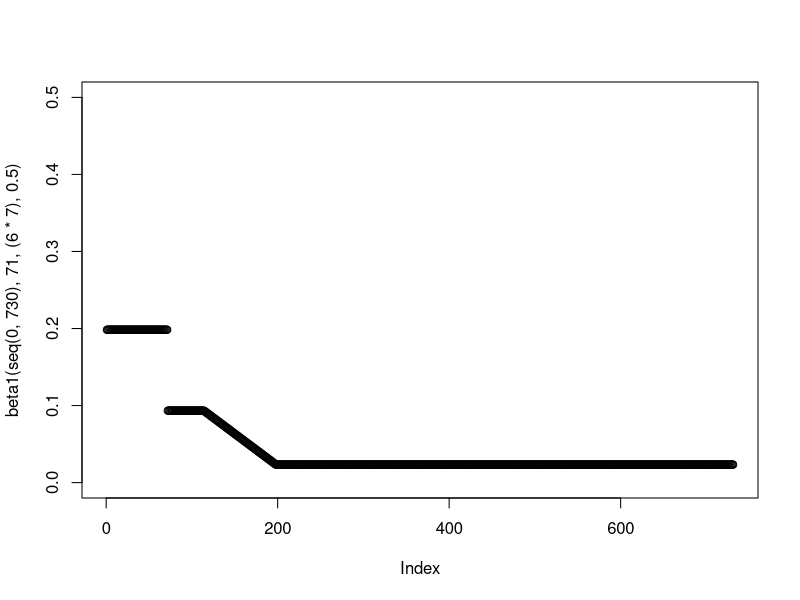
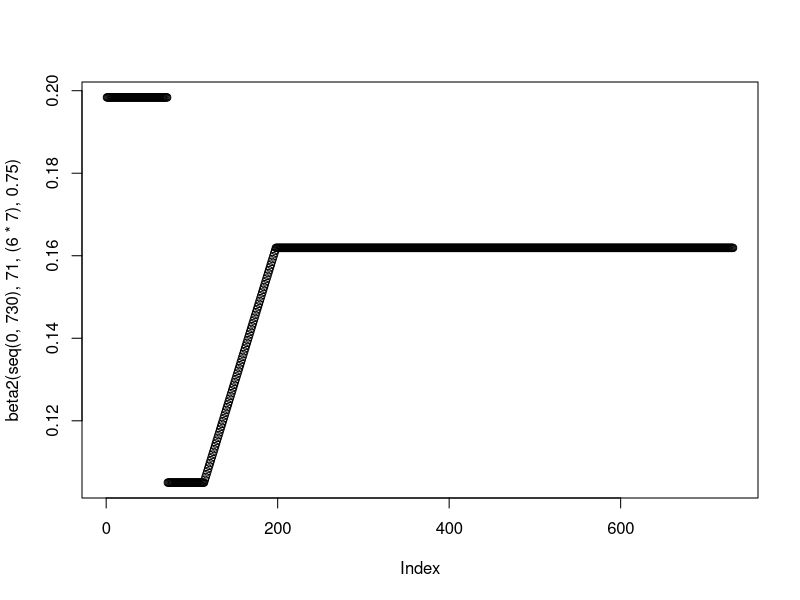
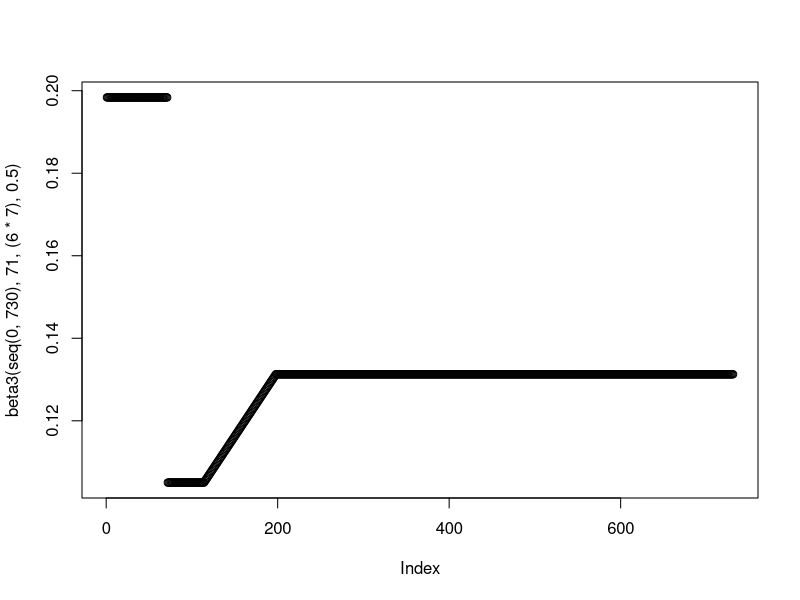
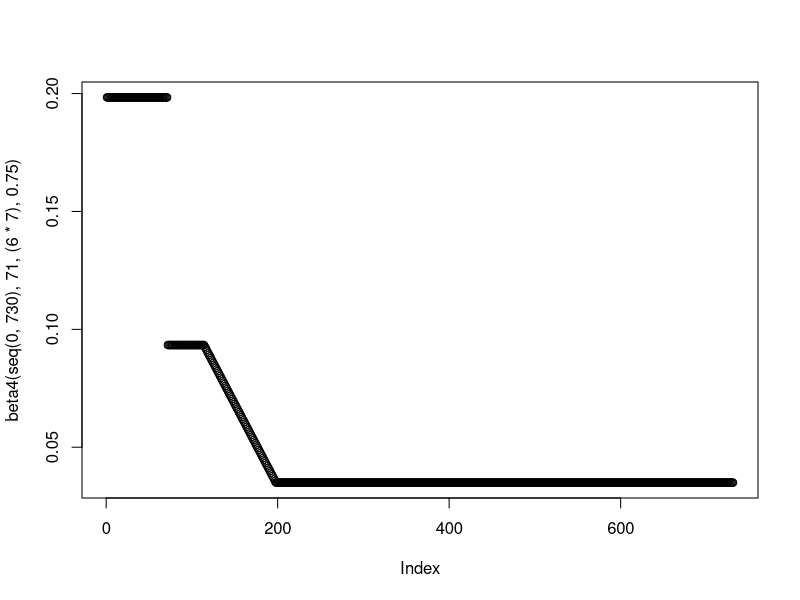

These figures' R source, in order:
setwd("C:/Users/amorg/Documents/PhD/nCoV Work/Figures/Enhanced Shielding/New") # This is where the plots Output
rm(list=ls())
library("deSolve"); library("ggplot2"); library("ggpubr"); library("reshape2"); library("dplyr"); library("Cairo")

#### Model Functions ####
#Function for the generation time/(1/gamma) parameter
GenTime <- function(T2, R0) {
  G = T2 * ((R0-1)/log(2))
  return(G)
}

#Function to model intervention - currently set at baseline - added additional functionality to it
beta1 <- function(time, tstart1, tdur, phase4) {
  gamma <- 1/(GenTime(3.3,2.8))
  beta1_2 <- 0.4*gamma*phase4
  betalin <- approxfun(x=c(tstart1+tdur, tstart1+tdur+(12*7)), y = c(0.8*(gamma), beta1_2), method="linear", rule  =2)
  ifelse((time >= tstart1 & time <= tstart1+tdur), #Phase 2
         0.8*(gamma),
         ifelse((time >= tstart1+tdur & time <= tstart1+tdur+(12*7)), #Phase 3
                betalin(time),
                ifelse((time >= tstart1+tdur+(12*7) & time <= 730),
                       beta1_2,
                       1.7*(gamma))))}

plot(beta1(seq(0,730), 71, (6*7), 0.5), ylim = c(0,0.5))

beta2 <- function(time, tstart1, tdur, phase4) {
  gamma <- 1/(GenTime(3.3,2.8))
  beta1_2 <- 1.85*gamma*phase4
  betalin <- approxfun(x=c(tstart1+tdur, tstart1+tdur+(12*7)), y = c(0.9*(gamma), beta1_2), method="linear", rule  =2)
  ifelse((time >= tstart1 & time <= tstart1+tdur), #Phase 2
         0.9*(gamma),
         ifelse((time >= tstart1+tdur & time <= tstart1+tdur+(12*7)), #Phase 3
                betalin(time),
                ifelse((time >= tstart1+tdur+(12*7) & time <= 730),
                       beta1_2,
                       1.7*(gamma))))}

plot(beta2(seq(0,730), 71, (6*7), 0.75))

beta3 <- function(time, tstart1, tdur, phase4) {
  gamma <- 1/(GenTime(3.3,2.8))
  beta1_2 <- 2.25*gamma*phase4
  betalin <- approxfun(x=c(tstart1+tdur, tstart1+tdur+(12*7)), y = c(0.9*(gamma), beta1_2), method="linear", rule  =2)
  ifelse((time >= tstart1 & time <= tstart1+tdur), #Phase 2
         0.9*(gamma),
         ifelse((time >= tstart1+tdur & time <= tstart1+tdur+(12*7)), #Phase 3
                betalin(time),
                ifelse((time >= tstart1+tdur+(12*7) & time <= 730),
                       beta1_2,
                       1.7*(gamma))))}

plot(beta3(seq(0,730), 71, (6*7), 0.5))

beta4 <- function(time,tstart1,tdur, phase4) {
  gamma <- 1/(GenTime(3.3,2.8))
  beta1_2 <- 0.4*gamma*phase4
  betalin <- approxfun(x=c(tstart1+tdur, tstart1+tdur+(12*7)), y = c(0.8*(gamma), beta1_2), method="linear", rule  =2)
  ifelse((time >= tstart1 & time <= tstart1+tdur), #Phase 2
         0.8*(gamma),
         ifelse((time >= tstart1+tdur & time <= tstart1+tdur+(12*7)), #Phase 3
                betalin(time),
                ifelse((time >= tstart1+tdur+(12*7) & time <= 730),
                       beta1_2,
                       1.7*(gamma))))}

plot(beta4(seq(0,730), 71, (6*7), 0.75))

#Function for Shielded/non-Shielded Pop
SIRS <- function(time, state, parameters) {
  with(as.list(c(state, parameters)), {
    beta1 <- beta1(time,tstart1,tdur, phase4)
    beta2 <- beta2(time,tstart1,tdur, phase4)
    beta3 <- beta3(time,tstart1,tdur, phase4)
    beta4 <- beta4(time,tstart1,tdur, phase4)
    
    dSv = - beta1*Iv*Sv - beta1*Is*Sv - beta4*Ir1*Sv - beta4*Ir2*Sv - beta4*Ir3*Sv + zeta*Rv
    dSs = - beta1*Iv*Ss - beta1*Is*Ss - beta2*Ir1*Ss - beta2*Ir2*Ss - beta2*Ir3*Ss + zeta*Rs
    dSr1 = - beta4*Iv*Sr1 - beta2*Is*Sr1 - beta3*Ir1*Sr1 - beta3*Ir2*Sr1 - beta3*Ir3*Sr1 + zeta*Rr1
    dSr2 = - beta4*Iv*Sr2 - beta2*Is*Sr2 - beta3*Ir1*Sr2 - beta3*Ir2*Sr2 - beta3*Ir3*Sr2 + zeta*Rr2
    dSr3 = - beta4*Iv*Sr3 - beta2*Is*Sr3 - beta3*Ir1*Sr3 - beta3*Ir2*Sr3 - beta3*Ir3*Sr3 + zeta*Rr3
    
    dIv = beta1*Iv*Sv + beta1*Is*Sv + beta4*Ir1*Sv + beta4*Ir2*Sv + beta4*Ir3*Sv - gamma*Iv
    dIs = beta1*Iv*Ss + beta1*Is*Ss + beta2*Ir1*Ss + beta2*Ir2*Ss + beta2*Ir3*Ss - gamma*Is
    dIr1 = beta4*Iv*Sr1 + beta2*Is*Sr1 + beta3*Ir1*Sr1 + beta3*Ir2*Sr1 + beta3*Ir3*Sr1 - gamma*Ir1
    dIr2 = beta4*Iv*Sr2 + beta2*Is*Sr2 + beta3*Ir1*Sr2 + beta3*Ir2*Sr2 + beta3*Ir3*Sr2 - gamma*Ir2
    dIr3 = beta4*Iv*Sr3 + beta2*Is*Sr3 + beta3*Ir1*Sr3 + beta3*Ir2*Sr3 + beta3*Ir3*Sr3 - gamma*Ir3
    
    dRv = gamma*Iv - zeta*Rv 
    dRs = gamma*Is - zeta*Rs
    dRr1 = gamma*Ir1 - zeta*Rr1
    dRr2 = gamma*Ir2 - zeta*Rr2
    dRr3 = gamma*Ir3 - zeta*Rr3

    return(list(c(dSv, dSs, dSr1, dSr2, dSr3,
                  dIv, dIs, dIr1, dIr2, dIr3,
                  dRv, dRs, dRr1, dRr2, dRr3)))
  })
}

#### Baseline - Phase4 Scaling Factor 1 ####

#Initial Conditions and Times

init <- c(Sv = 0.2 - 0.0001*0.2, Ss = 0.2 - 0.0001*0.2, 
          Sr1 = 0.2 - 0.0001*0.2, Sr2 = 0.2 - 0.0001*0.2, Sr3 = 0.2 - 0.0001*0.2,
          Iv = 0.0001*0.2, Is = 0.0001*0.2, Ir1 = 0.0001*0.2, Ir2 = 0.0001*0.2, Ir3 = 0.0001*0.2,   
          Rv= 0, Rs = 0, Rr1 = 0, Rr2 = 0, Rr3 = 0)

times <- seq(0, 478, by = 1)

phase1 <- data.frame(xmin=0, xmax=71, ymin=-Inf, ymax=Inf, name = "P1")
phase2 <- data.frame(xmin=71, xmax=71+(6*7), ymin=-Inf, ymax=Inf, name = "P2")
phase3 <- data.frame(xmin=71+(6*7), xmax=71+(6*7)+(12*7), ymin=-Inf, ymax=Inf, name = "P3")
phase4 <- data.frame(xmin=71+(6*7)+(12*7), xmax=Inf, ymin=-Inf, ymax=Inf, name = "P4")

#### Running the Model For Phase 4 Analysis ####

phase4seq <- seq(0.75, 1.25, by = 0.25)

phase4data <- data.frame(matrix(nrow = 0, ncol = 15))

for(i in 1:length(phase4seq)) {
  parms = c(gamma = 1/(GenTime(3.3,2.8)), 
            zeta = 1/365,
            tstart1 = 71, 
            tdur = 6*7,
            phase4 = phase4seq[i]) 
  out1 <- data.frame(ode(y = init, func = SIRS, times = times, parms = parms))
  out1$RemS <- out1$Sr1 + out1$Sr2 + out1$Sr3
  out1$RemI <- out1$Ir1 + out1$Ir2 + out1$Ir3
  out1$RemR <- out1$Rr1 + out1$Rr2 + out1$Rr3
  out1 <- out1[, -grep("Sr|Ir|Rr", names(out1))]
  out1[,2:7] <- out1[,2:7]/0.2
  out1[,8:10] <- out1[,8:10]/0.6
  out1$Beta1 <- beta1(times, 71, (6*7), parms[[5]]) 
  out1$Beta2 <- beta2(times, 71, (6*7), parms[[5]]) 
  out1$Beta3 <- beta3(times, 71, (6*7), parms[[5]])
  out1$Beta4 <- beta4(times, 71, (6*7), parms[[5]])
  out1$phase4 <- phase4seq[i]
  phase4data <- rbind(out1, phase4data)
}

colnames(phase4data) <- c("Time", "Suscv", "Suscs", "Infected_Iv", "Infected_Is", "Recovv", "Recovs", "RemSusc", "RemInf", "RemRecov",
                        "Beta_1", "Beta_2", "Beta_3", "Beta_4", "Phase4Mod")

# Baseline Phase 4 - 1.0
statsinfecv <- melt(phase4data[phase4data$Phase4Mod == 1,], id.vars = c("Time"), measure.vars = c("Infected_Iv", "Infected_Is", "RemInf"))
statsinfecv$variable <- factor(statsinfecv$variable, levels=rev(levels(statsinfecv$variable)))

pinfbase <- ggplot(data = statsinfecv, aes(x = (Time), y = value, col = variable))  + theme_bw() +
  labs(x ="Time (Days)", y = "Proportion Infected", color = "Population") + scale_y_continuous(limits = c(0,0.125), expand = c(0,0)) +
  theme(legend.position = "none", legend.title = element_blank(), legend.text=element_text(size=14),  axis.text=element_text(size=14),
        axis.title.y=element_text(size=14),axis.title.x = element_blank(), 
        legend.spacing.x = unit(0.3, 'cm'), plot.margin=unit(c(0.7,0.7,0.8,0.8),"cm")) + scale_x_continuous(expand = c(0, 0)) + 
  scale_color_manual(values=c('blue','darkgreen','red'), labels= c("General", "Shielders", "Vulnerable")) +
  geom_rect(data=phase2, aes(xmin=xmin, xmax=xmax, ymin=ymin, ymax=ymax), fill="grey", alpha=0.5, inherit.aes = FALSE) +
  geom_rect(data=phase3, aes(xmin=xmin, xmax=xmax, ymin=ymin, ymax=ymax), fill="grey", alpha=0.35, inherit.aes = FALSE) +
  geom_rect(data=phase4, aes(xmin=xmin, xmax=xmax, ymin=ymin, ymax=ymax), fill="grey", alpha=0.5, inherit.aes = FALSE) +
  geom_text(data = phase1, aes(x = xmin, y = 0.110, label = name),inherit.aes = FALSE, size = 8, vjust = 0, hjust = 0, nudge_x = 25) +
  geom_text(data = phase2, aes(x = xmin, y = 0.110, label = name),inherit.aes = FALSE, size = 8, vjust = 0, hjust = 0, nudge_x = 8) +
  geom_text(data = phase3, aes(x = xmin, y = 0.110, label = name),inherit.aes = FALSE, size = 8, vjust = 0, hjust = 0, nudge_x = 30) +
  geom_text(data = phase4, aes(x = xmin, y = 0.110, label = name),inherit.aes = FALSE, size = 8, vjust = 0, hjust = 0, nudge_x = 125) +
 geom_line(size = 1.02, stat = "identity")

# Phase 4 - 1.25

statsinfecv <- melt(phase4data[phase4data$Phase4Mod == 1.25,], id.vars = c("Time"), measure.vars = c("Infected_Iv", "Infected_Is", "RemInf"))
statsinfecv$variable <- factor(statsinfecv$variable, levels=rev(levels(statsinfecv$variable)))

pinf125 <- ggplot(data = statsinfecv, aes(x = (Time), y = value, col = variable))  + theme_bw() +
  labs(x ="Time (Days)", y = "Proportion Infected", color = "Population") + scale_y_continuous(limits = c(0,0.125), expand = c(0,0)) +
  theme(legend.position = "bottom", legend.title = element_blank(), legend.text=element_text(size=14),  axis.text=element_text(size=14),
        axis.title.y=element_text(size=14),axis.title.x = element_text(size=14), 
        legend.spacing.x = unit(0.3, 'cm'), plot.margin=unit(c(0.7,0.7,0.8,0.8),"cm")) + scale_x_continuous(expand = c(0, 0)) + 
  scale_color_manual(values=c('blue','darkgreen','red'), labels= c("General", "Shielders", "Vulnerable")) +
  geom_rect(data=phase2, aes(xmin=xmin, xmax=xmax, ymin=ymin, ymax=ymax), fill="grey", alpha=0.5, inherit.aes = FALSE) +
  geom_rect(data=phase3, aes(xmin=xmin, xmax=xmax, ymin=ymin, ymax=ymax), fill="grey", alpha=0.35, inherit.aes = FALSE) +
  geom_rect(data=phase4, aes(xmin=xmin, xmax=xmax, ymin=ymin, ymax=ymax), fill="grey", alpha=0.5, inherit.aes = FALSE) +
  geom_text(data = phase1, aes(x = xmin, y = 0.110, label = name),inherit.aes = FALSE, size = 8, vjust = 0, hjust = 0, nudge_x = 25) +
  geom_text(data = phase2, aes(x = xmin, y = 0.110, label = name),inherit.aes = FALSE, size = 8, vjust = 0, hjust = 0, nudge_x = 8) +
  geom_text(data = phase3, aes(x = xmin, y = 0.110, label = name),inherit.aes = FALSE, size = 8, vjust = 0, hjust = 0, nudge_x = 30) +
  geom_text(data = phase4, aes(x = xmin, y = 0.110, label = name),inherit.aes = FALSE, size = 8, vjust = 0, hjust = 0, nudge_x = 125) +
  geom_line(size = 1.02, stat = "identity")

# Phase 4 - 0.75

statsinfecv <- melt(phase4data[phase4data$Phase4Mod == 0.75,], id.vars = c("Time"), measure.vars = c("Infected_Iv", "Infected_Is", "RemInf"))
statsinfecv$variable <- factor(statsinfecv$variable, levels=rev(levels(statsinfecv$variable)))

pinf075 <- ggplot(data = statsinfecv, aes(x = (Time), y = value, col = variable))  + theme_bw() +
  labs(x ="Time (Days)", y = "Proportion Infected", color = "Population") + scale_y_continuous(limits = c(0,0.125), expand = c(0,0)) +
  theme(legend.position = "none", legend.title = element_blank(), legend.text=element_text(size=14),  axis.text=element_text(size=14),
        axis.title.y=element_text(size=14),axis.title.x = element_blank(), 
        legend.spacing.x = unit(0.3, 'cm'), plot.margin=unit(c(0.7,0.7,0.8,0.8),"cm")) + scale_x_continuous(expand = c(0, 0)) + 
  scale_color_manual(values=c('blue','darkgreen','red'), labels= c("General", "Shielders", "Vulnerable")) +
  geom_rect(data=phase2, aes(xmin=xmin, xmax=xmax, ymin=ymin, ymax=ymax), fill="grey", alpha=0.5, inherit.aes = FALSE) +
  geom_rect(data=phase3, aes(xmin=xmin, xmax=xmax, ymin=ymin, ymax=ymax), fill="grey", alpha=0.35, inherit.aes = FALSE) +
  geom_rect(data=phase4, aes(xmin=xmin, xmax=xmax, ymin=ymin, ymax=ymax), fill="grey", alpha=0.5, inherit.aes = FALSE) +
  geom_text(data = phase1, aes(x = xmin, y = 0.110, label = name),inherit.aes = FALSE, size = 8, vjust = 0, hjust = 0, nudge_x = 25) +
  geom_text(data = phase2, aes(x = xmin, y = 0.110, label = name),inherit.aes = FALSE, size = 8, vjust = 0, hjust = 0, nudge_x = 8) +
  geom_text(data = phase3, aes(x = xmin, y = 0.110, label = name),inherit.aes = FALSE, size = 8, vjust = 0, hjust = 0, nudge_x = 30) +
  geom_text(data = phase4, aes(x = xmin, y = 0.110, label = name),inherit.aes = FALSE, size = 8, vjust = 0, hjust = 0, nudge_x = 125) +
  geom_line(size = 1.02, stat = "identity")

#### Plotting ####

plot <- ggarrange(pinf075, NULL, pinfbase,NULL, pinf125, nrow = 5, ncol =1, align = "v", heights = c(0.5, -0.03, 0.5,-0.05, 0.6), 
                  labels = c("A", "", "B", "", "C"),font.label = c(size = 20))

plotlim <- ggarrange(pinf075, NULL, pinf125, nrow = 3, ncol =1, align = "v", heights = c(0.5, -0.03, 0.6), 
                  labels = c("A", "", "B"),font.label = c(size = 20))

#Anti-Aliasing in Plots - Can Ignore 
ggsave(plot, filename = "Fig10.png", dpi = 300, type = "cairo",
       width = 8.5, height = 11, units = "in")

ggsave(plotlim, filename = "Fig10_2Limit.png", dpi = 300, type = "cairo",
       width = 8.5, height = 11, units = "in")

#### Ranging Phase 4 #### 

phase4scale <- seq(0.75, 1.25, by = 0.01)

init <- c(Sv = 0.2 - 0.0001*0.2, Ss = 0.2 - 0.0001*0.2, 
          Sr1 = 0.2 - 0.0001*0.2, Sr2 = 0.2 - 0.0001*0.2, Sr3 = 0.2 - 0.0001*0.2,
          Iv = 0.0001*0.2, Is = 0.0001*0.2, Ir1 = 0.0001*0.2, Ir2 = 0.0001*0.2, Ir3 = 0.0001*0.2,   
          Rv= 0, Rs = 0, Rr1 = 0, Rr2 = 0, Rr3 = 0)
times <- seq(0, 478, by = 1)

output <- data.frame(matrix(ncol = 10, nrow = length(phase4scale)))
colnames(output) <- c("Phase4BetaScale", "Beta1","Beta2", "Beta3", "Beta4","TimeSecPeak","Second Peak",
                      "TimeFirPeak","First Peak","RelHeight1stvs2nd")

for (i in 1:length(phase4scale)) {
  temp <- numeric(10)
  parms1 = c(gamma = 1/(GenTime(3.3,2.8)), 
             zeta = 1/365,
             tstart1 = 71, 
             tdur = 6*7,
             phase4 = phase4scale[i])
  out1 <- data.frame(ode(y = init, func = SIRS, times = times, parms = parms1))
  out1$Iv <- out1$Iv/0.20
  temp[1] <- phase4scale[i]
  temp[2] <- beta1(400, 71, (6*7), phase4scale[i])
  temp[3] <- beta2(400, 71, (6*7), phase4scale[i])
  temp[4] <- beta3(400, 71, (6*7), phase4scale[i])
  temp[5] <- beta4(400, 71, (6*7), phase4scale[i])
  temp[6] <- out1$time[which(diff(sign(diff(out1$Iv)))==-2)+1][2] #Outcome Measure Time of 2nd Peak
  temp[7] <- out1$Iv[which(diff(sign(diff(out1$Iv)))==-2)+1][2] #Outcome Measure I(t)  of 2nd Peak
  temp[8] <- out1$time[which(diff(sign(diff(out1$Iv)))==-2)+1][1] #Outcome Measure Time of 1st Peak
  temp[9] <- out1$Iv[which(diff(sign(diff(out1$Iv)))==-2)+1][1] #Outcome Measure I(t) of 1st Peak
  temp[10] <- temp[7]/temp[9]
  output[i,] <- temp
  print(i/length(phase4scale))
}

statr0 <- melt(output, id.vars = c("Phase4BetaScale"), measure.vars = c("RelHeight1stvs2nd"))

p1 <- ggplot(statr0, aes(x = Phase4BetaScale, y = value)) + geom_line(size = 1.02, stat = "identity", col = "red") + theme_bw() +
  labs(x =expression("Phase 4 Scaling"), y = "Relative Height of 2nd Peak vs 1st Peak") + scale_y_continuous(expand = c(0,0)) + scale_x_continuous(expand = c(0,0)) +
  geom_hline(yintercept = 	1, lty = 2, size = 1.02, col = "black") +
  theme(legend.position = "bottom", legend.title = element_blank(), legend.text=element_text(size=14),  axis.text=element_text(size=14),
        axis.title.y=element_text(size=14),axis.title.x= element_text(size=14), 
        legend.spacing.x = unit(0.3, 'cm'), plot.margin=unit(c(0.7,0.7,0.8,0.8),"cm"))

#### Plotting for Fig 5 #### 

plotrange <- ggarrange(p1, nrow = 1, ncol = 1, align = "v", heights = c(0.5), font.label = c(size = 20) )

#Anti-Aliasing in Plots - Can Ignore 

ggsave(plotrange, filename = "Fig10_Phase4Range.png", dpi = 300, type = "cairo",
       width = 8, height = 7, units = "in")
